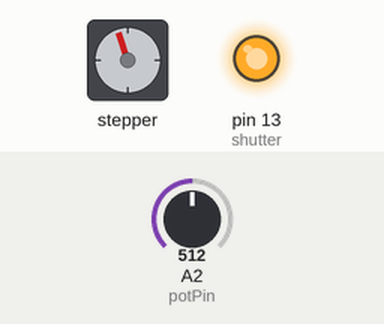
A sketch run on a simulated Arduino Uno, built with avr-gcc and run on an emulated ATmega328P. On the bench: stepper motor, output pins drawn as LEDs (lit = HIGH). Wiring (inferred from the names in the program): stepper motor (2048 steps per turn assumed): coils pin 8, pin 9, pin 10, pin 11. The inputs (shaded band) are chosen by the test bench; at power-on: A2 (potPin) = 512. Pins used as bus, display or sensor lines are not drawn; what the sketch prints to the serial monitor is not drawn.

Above: at 8.15 s.
At 18.15 s:
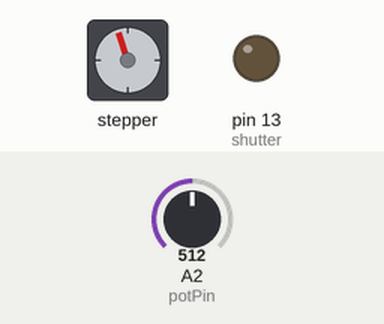
Timing chart, 0 to 19.7 s (numbered marks = the images above):
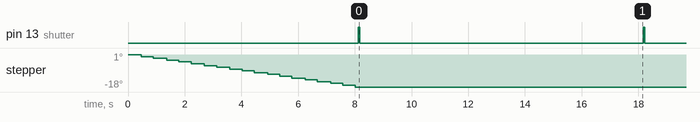

The sketch:

DRAFT_stepper_motor_with_calibration_then_intervalometer.ino
```cpp
////////////////////////////////////////////////

//declare variables for the motor pins
int motorPin1 = 8;	// Blue   - 28BYJ48 pin 1
int motorPin2 = 9;	// Pink   - 28BYJ48 pin 2
int motorPin3 = 10;	// Yellow - 28BYJ48 pin 3
int motorPin4 = 11;	// Orange - 28BYJ48 pin 4
                        // Red    - 28BYJ48 pin 5 (VCC)

int motorSpeed = 0;     //variable to set stepper speed
int potPin = 2; 	//potentiometer connected to A2
int potValue = 0; 	//variable to read A0 input

// Pin 13 is connected to a relay that closes the shutter trigger loop.
// give it a name:
int shutter = 13;


//////////////////////////////////////////////////////////////////////////////
void setup() {
  //declare the motor pins as outputs
  pinMode(motorPin1, OUTPUT);
  pinMode(motorPin2, OUTPUT);
  pinMode(motorPin3, OUTPUT);
  pinMode(motorPin4, OUTPUT);
  Serial.begin(9600);

 //declare shutter as ouput
    pinMode(shutter, OUTPUT);

 //Set speed and direction of stepper for first 8 seconds. Will a signal to the stepper continue beyond setup to the void loop?

 while (millis() < 8000) {

  potValue = analogRead(potPin);     // read the value of the potentiometer
  Serial.println(potValue);          // View full range from 0 - 1024 in Serial Monitor
  if (potValue < 535){               // if potentiometer reads 0 to 535 do this
    motorSpeed = (potValue/15 + 5);  //scale potValue to be useful for motor
    clockwise();                     //go to the ccw rotation function
  }
  else {                             //value of the potentiometer is 512 - 1024
    motorSpeed = ((1024-potValue)/15 + 5); //scale potValue for motor speed
    counterclockwise(); //go the the cw rotation function
  }
}
}

//////////////////////////////////////////////////////////////////////////////
void loop(){

  digitalWrite(shutter, HIGH);   // turn the LED on (HIGH is the voltage level)
  delay(50);               // wait for 50 milliseconds
  digitalWrite(shutter, LOW);    // turn the LED off by making the voltage LOW
  delay(10000);               // wait for 10 seconds
}

//////////////////////////////////////////////////////////////////////////////
//set pins to ULN2003 high in sequence from 1 to 4
//delay "motorSpeed" between each pin setting (to determine speed)

void counterclockwise (){
  // 1
  digitalWrite(motorPin1, HIGH);
  digitalWrite(motorPin2, LOW);
  digitalWrite(motorPin3, LOW);
  digitalWrite(motorPin4, LOW);
  delay(motorSpeed);
  // 2
  digitalWrite(motorPin1, HIGH);
  digitalWrite(motorPin2, HIGH);
  digitalWrite(motorPin3, LOW);
  digitalWrite(motorPin4, LOW);
  delay (motorSpeed);
  // 3
  digitalWrite(motorPin1, LOW);
  digitalWrite(motorPin2, HIGH);
  digitalWrite(motorPin3, LOW);
  digitalWrite(motorPin4, LOW);
  delay(motorSpeed);
  // 4
  digitalWrite(motorPin1, LOW);
  digitalWrite(motorPin2, HIGH);
  digitalWrite(motorPin3, HIGH);
  digitalWrite(motorPin4, LOW);
  delay(motorSpeed);
  // 5
  digitalWrite(motorPin1, LOW);
  digitalWrite(motorPin2, LOW);
  digitalWrite(motorPin3, HIGH);
  digitalWrite(motorPin4, LOW);
  delay(motorSpeed);
  // 6
  digitalWrite(motorPin1, LOW);
  digitalWrite(motorPin2, LOW);
  digitalWrite(motorPin3, HIGH);
  digitalWrite(motorPin4, HIGH);
  delay (motorSpeed);
  // 7
  digitalWrite(motorPin1, LOW);
  digitalWrite(motorPin2, LOW);
  digitalWrite(motorPin3, LOW);
  digitalWrite(motorPin4, HIGH);
  delay(motorSpeed);
  // 8
  digitalWrite(motorPin1, HIGH);
  digitalWrite(motorPin2, LOW);
  digitalWrite(motorPin3, LOW);
  digitalWrite(motorPin4, HIGH);
  delay(motorSpeed);
}

//////////////////////////////////////////////////////////////////////////////
//set pins to ULN2003 high in sequence from 4 to 1
//delay "motorSpeed" between each pin setting (to determine speed)

void clockwise(){
  // 1
  digitalWrite(motorPin4, HIGH);
  digitalWrite(motorPin3, LOW);
  digitalWrite(motorPin2, LOW);
  digitalWrite(motorPin1, LOW);
  delay(motorSpeed);
  // 2
  digitalWrite(motorPin4, HIGH);
  digitalWrite(motorPin3, HIGH);
  digitalWrite(motorPin2, LOW);
  digitalWrite(motorPin1, LOW);
  delay (motorSpeed);
  // 3
  digitalWrite(motorPin4, LOW);
  digitalWrite(motorPin3, HIGH);
  digitalWrite(motorPin2, LOW);
  digitalWrite(motorPin1, LOW);
  delay(motorSpeed);
  // 4
  digitalWrite(motorPin4, LOW);
  digitalWrite(motorPin3, HIGH);
  digitalWrite(motorPin2, HIGH);
  digitalWrite(motorPin1, LOW);
  delay(motorSpeed);
  // 5
  digitalWrite(motorPin4, LOW);
  digitalWrite(motorPin3, LOW);
  digitalWrite(motorPin2, HIGH);
  digitalWrite(motorPin1, LOW);
  delay(motorSpeed);
  // 6
  digitalWrite(motorPin4, LOW);
  digitalWrite(motorPin3, LOW);
  digitalWrite(motorPin2, HIGH);
  digitalWrite(motorPin1, HIGH);
  delay (motorSpeed);
  // 7
  digitalWrite(motorPin4, LOW);
  digitalWrite(motorPin3, LOW);
  digitalWrite(motorPin2, LOW);
  digitalWrite(motorPin1, HIGH);
  delay(motorSpeed);
  // 8
  digitalWrite(motorPin4, HIGH);
  digitalWrite(motorPin3, LOW);
  digitalWrite(motorPin2, LOW);
  digitalWrite(motorPin1, HIGH);
  delay(motorSpeed);
}
```

Measured:
- by itself, pin 13 (shutter): alternates HIGH for 0.05 s and LOW for 10.0 s
